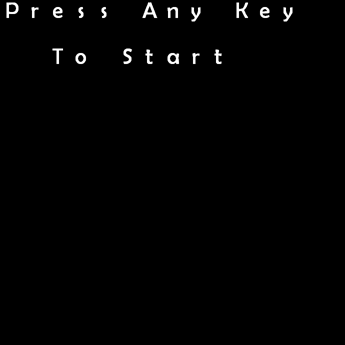

A level layout from a 2D game, rendered from its tile map. Below: a short description, then the map file with its tile-grid data intact:
An orthogonal 15x15 tile map with 23x23 px tiles, 1 tile layer (Tile Layer 1).

<map version="1.0" tiledversion="1.0.3" orientation="orthogonal" renderorder="right-down" width="15" height="15" tilewidth="23" tileheight="23" nextobjectid="1">
 <tileset firstgid="1" source="Textset.tsx" />
 <layer name="Tile Layer 1" width="15" height="15">
  <data encoding="csv">
81,115,102,116,116,0,66,111,122,0,76,102,122,0,0,
0,0,0,0,0,0,0,0,0,0,0,0,0,0,0,
0,0,85,112,0,84,117,98,115,117,0,0,0,0,0,
0,0,0,0,0,0,0,0,0,0,0,0,0,0,0,
0,0,0,0,0,0,0,0,0,0,0,0,0,0,0,
0,0,0,0,0,0,0,0,0,0,0,0,0,0,0,
0,0,0,0,0,0,0,0,0,0,0,0,0,0,0,
0,0,0,0,0,0,0,0,0,0,0,0,0,0,0,
0,0,0,0,0,0,0,0,0,0,0,0,0,0,0,
0,0,0,0,0,0,0,0,0,0,0,0,0,0,0,
0,0,0,0,0,0,0,0,0,0,0,0,0,0,0,
0,0,0,0,0,0,0,0,0,0,0,0,0,0,0,
0,0,0,0,0,0,0,0,0,0,0,0,0,0,0,
0,0,0,0,0,0,0,0,0,0,0,0,0,0,0,
0,0,0,0,0,0,0,0,0,0,0,0,0,0,0
</data>
 </layer>
</map>
